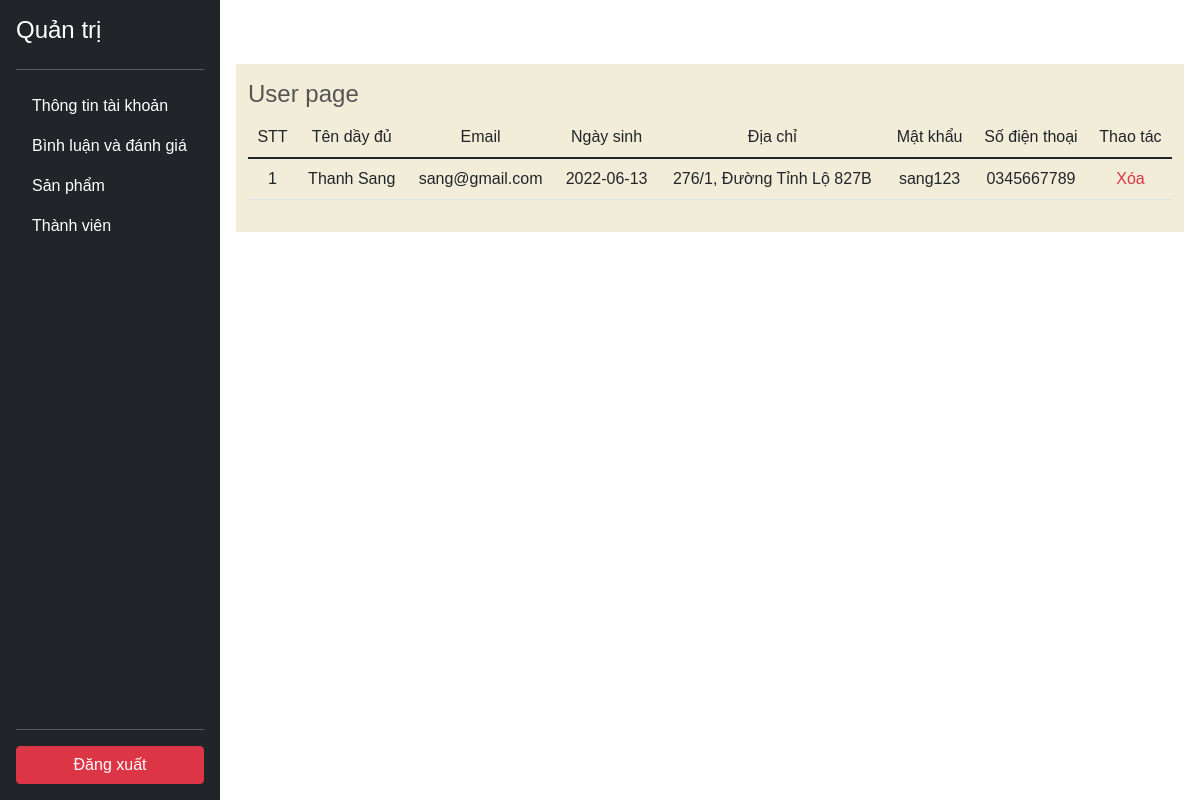
/app/controllers/managementController.php?action=manageMembers (signed in), run on the app's committed database.
### tables this page shows
CREATE TABLE `users` (
  `id` int(11) NOT NULL,
  `fullName` varchar(255) NOT NULL,
  `email` varchar(255) NOT NULL,
  `dob` date NOT NULL,
  `address` varchar(500) NOT NULL,
  `password` varchar(255) NOT NULL,
  `roleId` int(11) NOT NULL,
  `status` tinyint(1) NOT NULL,
  `isConfirmed` tinyint(4) NOT NULL DEFAULT 0,
  `phone` varchar(10) NOT NULL,
  `image` varchar(50) DEFAULT NULL
);

### app/DB.php (called while the page is built, shortened)
<?php
class DB{
    private static $instance = null;
    protected $servername = "localhost";
    protected $username = "root";
    protected $password = "";
    function __construct(){
        $this->con = mysqli_connect($this->servername, $this->username, $this->password);
    }
    public static function getInstance()
    {
      if(!self::$instance)
      {
        self::$instance = new DB();
      }
      return self::$instance;
    }
}
?>

### app/models/memberModel.php (called while the page is built, shortened)
<?php
	include_once "../DB.php";
	class memberModel
	{
		public function getListMember(){
			$db = DB::getInstance();
	        $sql = "SELECT * FROM users WHERE roleID='2'";
	        $result = mysqli_query($db->con, $sql);
	        return $result;
		}
	}
?>

### app/views/management/membersManagement.php (the view, shortened to what this page needs)
<?php
 require_once '../views/inc/head.php';
 ?>
</head>
<body>
	<?php require_once '../views/inc/sidebar.php' ?>
	<main style="margin-left: 220px" class="p-3">
		<div class="container-fluid my-5 bg-custom py-3">
			<h4>User page</h4>
			<div class="table-responsive-xxl">
			<table class="table table-hover">
				<?php
					$count=0;
				?>
				<thead class="text-center align-middle">
				<tr>
					<td>STT</td>
					<td>Tên dầy đủ</td>
					<td>Email</td>
					<td>Ngày sinh</td>
					<td>Địa chỉ</td>
					<td>Mật khẩu</td>
					<td>Số điện thoại</td>
					<td>Thao tác</td>
				</tr>
				</thead>
				<tbody class="text-center align-middle">
					<?php
						foreach ($membersList as $key => $value) {
        			?>
					<tr>
						<td><?php echo ++$count ?></td>
						<td><?php echo $value['fullName']; ?></td>
						<td><?php echo $value['email']; ?></td>
						<td><?php echo $value['dob']; ?></td>
						<td><?php echo $value['address']; ?></td>
						<td><?php echo $value['password']; ?></td>
						<td><?php echo $value['phone']; ?></td>
						<td>
							<a class="text-danger" href="../controllers/memMnController.php?action=removeMem&id=<?php echo $value['id'] ?>">Xóa</a>
						</td>
					</tr>
					<?php
						}
					?>
				</tbody>
			</table>
			</div>
		</div>
	</main>
</body>
</html>

### css/common.css (style rules this page uses)
body { background: url('https://upload.wikimedia.org/wikipedia/commons/a/a5/Tsunami_by_hokusai_19th_century.jpg') no-repeat center center fixed; -moz-background-size: cover; background-size: cover; -o-background-size: cover; }
.bg-custom { --bs-bg-opacity: 1; background-color: #f2edd9; }

### css/pro_cart.css (style rules this page uses)
body { font-family: sans-serif; color: #555; }

### app/views/management/membersManagement.php (style rules this page uses)
a { text-decoration : none; }

### data on the page
users: fullName "Thanh Sang", email "sang@gmail.com", dob "2022-06-13", address "276/1, Đường Tỉnh Lộ 827B", password "sang123", phone "0345667789"
